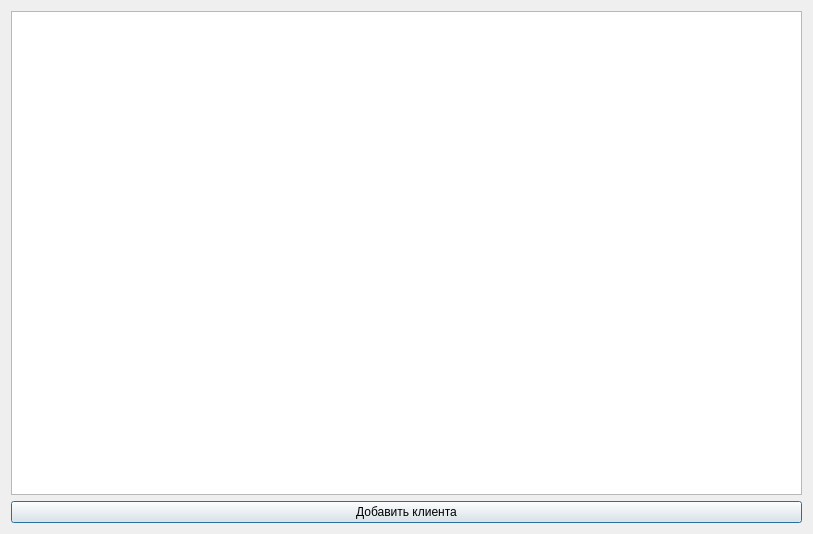
<?xml version="1.0" encoding="UTF-8"?>
<ui version="4.0">
 <class>MainClientsWindow</class>
 <widget class="QDialog" name="MainClientsWindow">
  <property name="geometry">
   <rect>
    <x>0</x>
    <y>0</y>
    <width>813</width>
    <height>534</height>
   </rect>
  </property>
  <property name="windowTitle">
   <string>Dialog</string>
  </property>
  <layout class="QVBoxLayout" name="verticalLayout">
   <item>
    <widget class="QTextEdit" name="textEditClients"/>
   </item>
   <item>
    <widget class="QPushButton" name="addClientButton">
     <property name="text">
      <string>Добавить клиента</string>
     </property>
    </widget>
   </item>
  </layout>
 </widget>
 <resources/>
 <connections/>
</ui>
